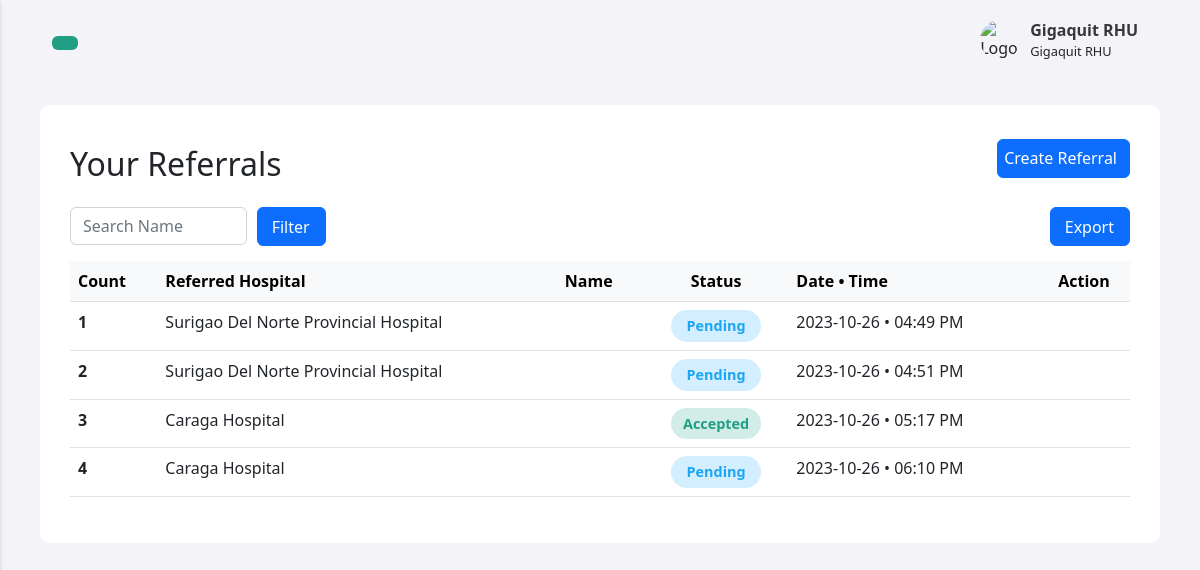
/facility/dashboard/referrals.php (signed in), run on an earlier commit of the app's database.
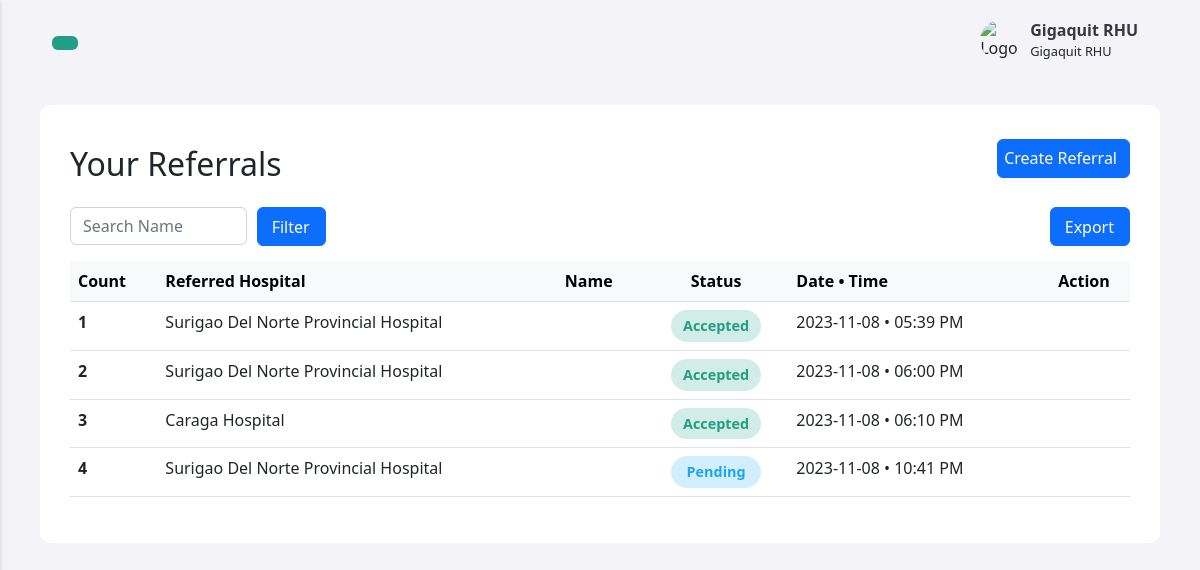
And on a later commit of the database.
### tables this page shows
CREATE TABLE `referral_forms` (
  `id` int(11) NOT NULL,
  `Name` varchar(255) DEFAULT NULL,
  `Vs` varchar(255) DEFAULT NULL,
  `kjbj` varchar(255) DEFAULT NULL
);

CREATE TABLE `facilities` (
  `fclt_id` int(11) NOT NULL,
  `fclt_name` varchar(255) NOT NULL,
  `fclt_password` varchar(255) NOT NULL,
  `fclt_ref_id` varchar(255) NOT NULL,
  `fclt_type` varchar(255) NOT NULL,
  `fclt_address` varchar(255) NOT NULL,
  `img_url` text NOT NULL
);

CREATE TABLE `referral_records` (
  `id` int(11) NOT NULL,
  `fclt_id` int(11) NOT NULL,
  `rfrrl_id` int(11) NOT NULL,
  `date` varchar(255) NOT NULL,
  `time` varchar(255) NOT NULL,
  `referred_hospital` varchar(255) NOT NULL,
  `status` varchar(255) NOT NULL
);

### facility/dashboard/includes/referral_functions.inc.php (called while the page is built, shortened)
<?php
include 'dbh.inc.php';
function myReferrals() {
    global $conn, $fclt_id;
    $sql = "SELECT referral_forms.*, referral_records.*, facilities.*
    FROM referral_forms
    INNER JOIN referral_records ON referral_forms.id = referral_records.rfrrl_id
    INNER JOIN facilities ON facilities.fclt_id = referral_records.referred_hospital
    WHERE referral_records.fclt_id = $fclt_id";
    $result = mysqli_query($conn, $sql);
    if ($result) {
        $referrals = mysqli_fetch_all($result, MYSQLI_ASSOC);
        return $referrals;
    } else {
        echo "Error executing query: " . mysqli_error($conn);
    }
    return array();
}

### facility/dashboard/referrals.php (the view, shortened to what this page needs)
<?php
include_once 'header.php';
include_once 'includes/referral_functions.inc.php';
$displayreferrals = myReferrals() ;
?>
<div class="feed">
<div class="head" id="reload">
<h2>Your Referrals</h2>
<div class="head_buttons">
<?php
if (isset($_SESSION["facilityaccount"])) {
    if ($_SESSION["fclttype"] == 'Birthing Home' || $_SESSION["fclttype"] == 'Provincial Hospital') {
        echo '
        <div class = "buttons">
        <button type="button" class="right-button btn btn-primary " data-bs-toggle="modal" data-bs-target="#createReferralModal"><i class="fi fi-br-plus"></i> Create Referral</button>
        </div>';
    }
}
?>
</div>
</div>
<div id="yourDivId" class="yourDivClass">
 <div class="table-header">
 <div class="col-2">
  <input type="text" id="patients_name" class="form-control" placeholder="Search Name">
  </div>
  <div class="col-2">
  <button type="button" class="btn btn-primary" data-bs-toggle="offcanvas" data-bs-target="#offcanvasRight" aria-controls="offcanvasRight"><i class="fi fi-rr-settings-sliders"></i> Filter</button>
  </div>
  <button type="button" class="btn btn-primary" id="report"><i class="fi fi-rr-upload"></i> Export</button>
 </div>
<div class="table-responsive">
    <table id="referralsTable" class="table">
      <thead class="table-light">
        <tr>
          <th scope="col">Count</th>
          <th scope="col">Referred Hospital</th>
          <th scope="col">Name</th>
          <th scope="col" class="action-column">Status</th>
          <th scope="col">Date • Time</th>
          <th scope="col" class="action-column">Action</th>
        </tr>
      </thead>
      <tbody>
        <?php
        $count = 0;
        foreach ($displayreferrals as $displayreferrals) {
          $count++;
          $rffrl_id = $displayreferrals['rfrrl_id'];
          $rfrrd_hospital = $displayreferrals['fclt_name'];
          $Name = $displayreferrals['name'];
          $status = $displayreferrals['status'];
          $date = $displayreferrals['date'];
          $time = $displayreferrals['time'];
          ?>
          <tr>
          <th scope="row"><?php echo $count  ?></th>
          <td><?php echo $rfrrd_hospital ?></td>
          <td><?php echo $Name ?></td>
          <td class="action-column" id="<?php echo $status ?>-column"><p><?php echo $status ?></p></td>
          <td><?php echo $date ?> • <?php echo $time ?></td>
          <td class="action-column">
          <button id="icon-btn" type="button" value="<?php echo $rffrl_id ?>" class="viewMyRecord"><i class="fi fi-rr-eye"></i></button>
          </td>
        </tr>
        <?php
        }
        ?>
      </tbody>
    </table>
  </div>
  </div>
  </div>
<?php
include_once 'footer.php'
?>

What changed in the data, as far as the page shows it:
removed referral_forms: facilities.fclt_name "Surigao Del Norte Provincial Hospital", referral_records.status "Pending", referral_records.date "2023-10-26", referral_records.time "04:49 PM"
removed referral_forms: facilities.fclt_name "Surigao Del Norte Provincial Hospital", referral_records.status "Pending", referral_records.date "2023-10-26", referral_records.time "04:51 PM"
removed referral_forms: facilities.fclt_name "Caraga Hospital", referral_records.status "Accepted", referral_records.date "2023-10-26", referral_records.time "05:17 PM"
removed referral_forms: facilities.fclt_name "Caraga Hospital", referral_records.status "Pending", referral_records.date "2023-10-26", referral_records.time "06:10 PM"
added referral_forms: facilities.fclt_name "Surigao Del Norte Provincial Hospital", referral_records.status "Accepted", referral_records.date "2023-11-08", referral_records.time "05:39 PM"
added referral_forms: facilities.fclt_name "Surigao Del Norte Provincial Hospital", referral_records.status "Accepted", referral_records.date "2023-11-08", referral_records.time "06:00 PM"
added referral_forms: facilities.fclt_name "Caraga Hospital", referral_records.status "Accepted", referral_records.date "2023-11-08", referral_records.time "06:10 PM"
added referral_forms: facilities.fclt_name "Surigao Del Norte Provincial Hospital", referral_records.status "Pending", referral_records.date "2023-11-08", referral_records.time "10:41 PM"
